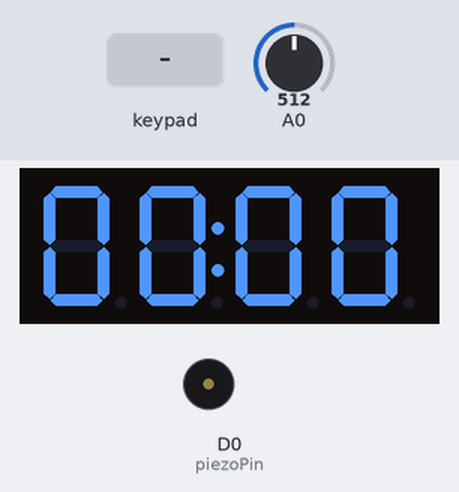
Bench run of a sketch on a simulated ESP8266 (NodeMCU). Shown: 4-digit seven-segment display, buzzer (waves = sounding). The test bench sets the inputs (shaded band); at power-on: A0 = 512. What the sketch prints to the serial monitor is not drawn.

Above: at 1.2 s.
1.3 s: key '1' pressed
At 1.7 s:
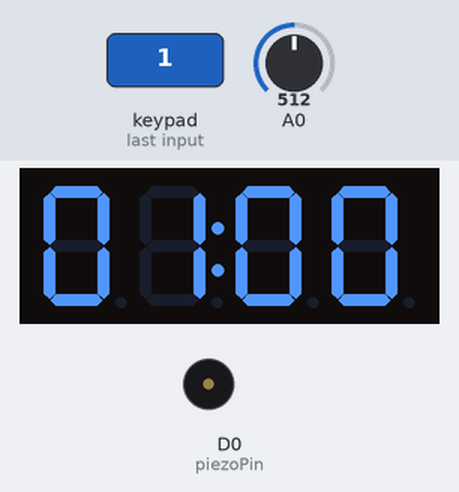
2.8 s: key '0' pressed
At 3.4 s:
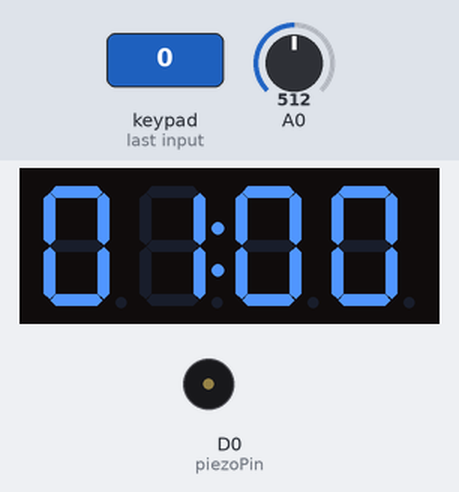
5.0 s: A0 set to 782
6.5 s: A0 set to 811
8.5 s: key '0' pressed
Timing chart, 0 to 13.7 s (numbered marks = the images above; inputs shaded):
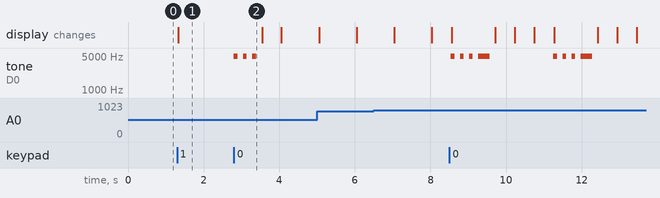

Measured:
- after the input at 1.3 s, the display: changes at once (image 1)
- after the input at 2.8 s, tone on D0 (piezoPin): alternates 4978 Hz for 0.10 s and silent for 0.14 s, 6 changes in all, then stays silent, starting at once

The sketch:

stoveTimer.ino
```cpp
#include "FlameSensor.h"
#include "KeypadHandler.h"
#include <TM1637Display.h>


const int CLK_PIN = D3;
const int DIO_PIN = D4;
const int piezoPin = D0;
FlameSensor flameSensor(A0, 800, 5000);
KeypadHandler keypadHandler;
TM1637Display display(CLK_PIN, DIO_PIN);


// Timer variables
unsigned long countdownTime = 0;
unsigned long flameStartTime = 0;

// Define modes
enum Mode {
  STANDBY,
  RUNNING,
  BEEPING
};
Mode mode = STANDBY;


void setup() {
  display.setBrightness(0);
  pinMode(piezoPin, OUTPUT);
  Serial.begin(9600);
  Serial.println("Setup begins");
}

void loop() {
  // Mode selection
  switch (mode) {
    case STANDBY:
      //Serial.println("Stand by");
      if (flameSensor.flameDetected()) {
        //Serial.println("flame detected");
        adjustCountdownTime();
        if (flameStartTime == 0) {
          flameStartTime = millis() / 1000;
        }
        if (millis() / 1000 - flameStartTime >= 15) {
          countdownTime = 180;
          startBeep();
          mode = RUNNING;
        }
      } else {
        display.clear();
        countdownTime = 0;
        flameStartTime = 0;
      }
      break;

    case RUNNING:
      Serial.println("Running");
      {
        unsigned char key = keypadHandler.getKey();
        unsigned long remainingTimeValue = remainingTime();
        Serial.print("Remaining Time: ");
        Serial.println(remainingTimeValue);
        if (!flameSensor.flameDetected() || remainingTimeValue <= 0 || key == '0') {
          mode = BEEPING;
        } else {
          displayFormatted(remainingTimeValue);
        }
      }
      break;

    case BEEPING:
      {
        Serial.println("Beeping");
        playBeep();  // Continue beeping //add counter
        char key = keypadHandler.getKey();
        if (key == '0' || !flameSensor.flameDetected()) {  // Stop beeping if OK or flame is out
          mode = STANDBY;
        }
      }
      break;
  }
}

void adjustCountdownTime() {
  char key = keypadHandler.getKey();
  if (key) {
    if (key == '-') {
      countdownTime = (countdownTime >= 60) ? countdownTime - 60 : 0;
    } else if (key == '1') {
      countdownTime += 60;
    } else if (key == '5') {
      countdownTime += 300;
    } else if (key == '0') {
      if (countdownTime > 0) {
        startBeep();
        mode = RUNNING;  // Switch to RUNNING mode
      }
    }
  }
  displayFormatted(countdownTime);
}

unsigned long remainingTime() {
  unsigned long currentTime = millis() / 1000;
  unsigned long ellapsedTime = currentTime - flameStartTime;  // Get the current time in seconds
  return countdownTime - ellapsedTime;                        // Return the remaining time
}

void displayFormatted(unsigned long countdownTime) {  //seconds
  int minutes = countdownTime / 60;
  int seconds = countdownTime % 60;
  // Display MM:SS format on the 7-segment display
  display.showNumberDecEx(minutes * 100 + seconds, 0b01000000, true);
}


void playBeep() {
  for (int i = 0; i < 3; i++) {
    tone(piezoPin, 4978, 100);
    display.showNumberDec(0, true);
    delay(100 + 100);
    display.clear();
  }
  tone(piezoPin, 4978, 300);
  display.showNumberDec(0, true);
  delay(300 + 100);
  noTone(piezoPin);  // Stop the tone
  display.clear();
  delay(500);
  display.showNumberDec(0, true);
  delay(500);
  display.clear();
  delay(500);
};

void startBeep() {
  for (int i = 0; i < 3; i++) {
    tone(piezoPin, 4978, 100);
    displayFormatted(countdownTime);
    delay(100 + 100);
    display.clear();
  }
}
```

FlameSensor.cpp
```cpp
// FlameSensor.cpp
#include "FlameSensor.h"

FlameSensor::FlameSensor(int pin, int threshold, unsigned long debounceDelay)
  : _pin(pin), _threshold(threshold), _debounceDelay(debounceDelay), _lastFlameOutTime(0), _noDebounce(true) {
  pinMode(_pin, INPUT);
}

bool FlameSensor::flameDetected() {  // only false if flame out duration > debounce delay
  unsigned int _sensorValue = analogRead(_pin);
  //Serial.println(analogRead(sensorValue));
  if (_sensorValue < _threshold) {  //flame on
    Serial.print("Sensor Value: ");
    Serial.println(_sensorValue);
    _lastFlameOutTime = 0;  // setup debounce logic
    _noDebounce = false;    // check for debounce after first flame
    return true;
  }
  if (_noDebounce) {
    return false;  // skip debounce if first run
  }
  if (_lastFlameOutTime == 0) {  // start debouncing
    Serial.println("Start debounce sequence!");
    _lastFlameOutTime = millis();
  }
  unsigned long _outDuration = millis() - _lastFlameOutTime;
  if (_outDuration >= _debounceDelay) {
    Serial.println("Debouncing finished!");
    _noDebounce = true;
    return false;
  }
  return true;
}
```

FlameSensor.h
```cpp
// FlameSensor.h
#ifndef FLAMESENSOR_H
#define FLAMESENSOR_H

#include <Arduino.h>

class FlameSensor {
public:
    FlameSensor(int pin, int threshold, unsigned long debounceDelay);
    bool flameDetected();

private:
    int _pin;
    int _threshold;
    unsigned long _debounceDelay;
    unsigned long _lastFlameOutTime;
    bool _noDebounce;
};

#endif
```

KeypadHandler.cpp
```cpp
#include "KeypadHandler.h"

// Constructor
KeypadHandler::KeypadHandler()
    : keypad(makeKeymap(keys), rowPins, colPins, ROWS, COLS) {
}

// Get the currently pressed key
char KeypadHandler::getKey() {
    return keypad.getKey();  // Use the Keypad library's getKey() method
}
```

KeypadHandler.h
```cpp
#ifndef KEYPADHANDLER_H
#define KEYPADHANDLER_H

#include <Keypad.h>

class KeypadHandler {
public:
    KeypadHandler();
    char getKey();

private:
    // Configuration for the keypad rows and columns
    static const byte ROWS = 1;
    static const byte COLS = 4;
    char keys[ROWS][COLS] = {
        { '-', '1', '5', '0' }
    };
    byte rowPins[ROWS] = { D7 };
    byte colPins[COLS] = { D1, D2, D5, D6 };

    // Keypad object
    Keypad keypad;
};

#endif
```
